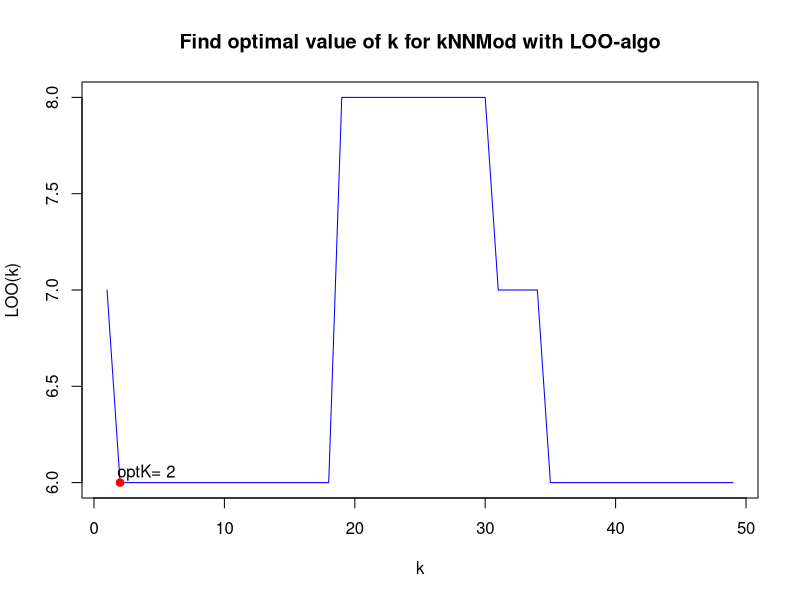

Generate this figure with R: (Note: a time limit stopped this script after it produced the figure.)
eucDist <- function(u,v) {  #функция расстояния между парой точек
  return (sqrt(sum((u-v)^2)))
}
colors <- c("setosa"="pink1","versicolor"="gold","virginica"="skyblue1")
meanDist <- function(xl,z,k,metricFunc=eucDist) {   #
  l <- dim(xl)[1]
  n <- dim(xl)[2]-1
  dist <- matrix(NA,l,2)
  for (i in 1:l) {
    dist[i, ] <- c(i, metricFunc(xl[i,1:n],z))  #создание списка пар (номер объекта, расстояние до z)
  }
  orderedDist <- dist[order(dist[, 2]), ]   #сортировка списка объектов
  return (orderedDist[1:k,2])
}
subclass <- function(xl,type) {   #выбор определённого вида цветов
  n <- dim(xl)[2]
  return (xl[which(xl[ ,n]==type), ])
}
kNNMod <- function(xl,z,k) {   #функция выбора класса методов kNN
  types <- c("setosa","versicolor","virginica")
  n <- dim(xl)[2]-1
  classDist <- c(0,0,0)
  for (i in 1:3) {
    current <- subclass(xl,types[i])   #для каждого класса получает список цветов
    classDist[i] <- mean(meanDist(current,z,k))   #берёт среднее расстояние до ближайших k представителей класса
  }
  class <- types[which.min(classDist)]     #выбирает тот вид, у которого "средний" объект ближе всего к z
  return (class)
}
determKNNMod_LOO <- function(xl) {   #определение оптимального k методом LOO
  l <- dim(xl)[1]
  n <- dim(xl)[2]-1
  classes <- xl[ ,n+1]
  counts <- table(classes)
  maxK <- counts[which.min(counts)]-1   #максимальное допустимое k = минимальное число в одном классе
  errorForK <- matrix(0.0,maxK,1)
  for (i in 1:l) {  #перебираем каждый элемент
    obj <- xl[i, ]
    newXl <- xl[-i, ]  #убираем его из выборки
    z <- obj[1:n]
    classes <- c("setosa"=0,"versicolor"=0,"virginica"=0)
    dist <- matrix(NA,3,maxK)
    for (j in 1:3) {
      class <- subclass(newXl,names(classes[j]))   #для каждого класса получает список цветов
      dist[j, ] <- meanDist(class,z,maxK)   #берёт среднее расстояние до всех представителей класса
    }
    print(i)
    for (k in 1:maxK) {   #перебираем значение k
      for (j in 1:3) {
        classes[j] <- classes[j]+dist[j,k]   #в каждый класс добавляется расстояние до k-го объекта класса
      }
      class <- names(which.min(classes))   #выбирается класс с наименьшим расстоянием
      if (class!=obj[n+1]) {   #если произошла ошибка классификации
        errorForK[k]=errorForK[k]+1   #то увиличиваем для данного k значение ошибки
      }
    }
  }
  LOO <- matrix(NA,maxK,2)
  for (k in 1:maxK) {
    LOO[k, ] <- c(k,errorForK[k])   #строим массив пар (номер, число ошибок)
  }
  optK <- which.min(errorForK)
  plot(LOO,pch=1,type="l",col="blue",xlab="k",ylab="LOO(k)",main="Find optimal value of k for kNNMod with LOO-algo")
  points(optK,LOO[optK,2],pch=21,bg="red",col="red")
  res <- paste("optK=",optK)   #готовит подпись для графика
  text(optK+2,LOO[optK,2]+0.05,labels=res)
  return (optK)
}

main <- function() {
  parOne <- 3   #чтобы можно было легко поменять параметры
  parTwo <- 4
  titles <- dimnames(iris)[2]
  xname <- titles[[1]][parOne]   #названия для подписей на карте
  yname <- titles[[1]][parTwo]
  xl <- iris[ ,c(parOne,parTwo,5)]   #построение выборки
  xMin <- xl[which.min(xl[ ,1]),1]   #нахождение минимального и максимальнго иксов
  xMax <- xl[which.max(xl[ ,1]),1]
  X <- seq(from=xMin,to=xMax,by=0.1)   #список всех иксов на карте
  xLen <- length(X)
  yMin <- xl[which.min(xl[ ,2]),2]   #нахождение минимального и максимального игриков
  yMax <- xl[which.max(xl[ ,2]),2]
  Y <- seq(from=yMin,to=yMax,by=0.1)   #список всех игриков на карте
  yLen <-length(Y)
  flowers <- matrix(NA,xLen,yLen)
  positions <- matrix(NA,xLen*yLen,2)
  optK <- determKNNMod_LOO(xl)   #находим оптимальное k
  cnt <- 1
  for (i in 1:yLen) {
    print(Y[i])
    for (j in 1:xLen) {
      z <- c(X[j],Y[i])
      positions[cnt, ] <- z   #запоминаем координаты объекта
      flowers[j,i] <- kNNMod(xl,z,optK)   #находим предположительный класс методом kNN
      cnt <- cnt+1
    }
  }
  plot(positions,pch=1,bg="white",col=colors[flowers],asp=1,main="Map of kNNMod for optimal K",xlab=xname,ylab=yname)
  points(iris[ ,c(3,4)],pch=21,bg=colors[iris$Species],col=colors[iris$Species],asp=1)
}
main()
